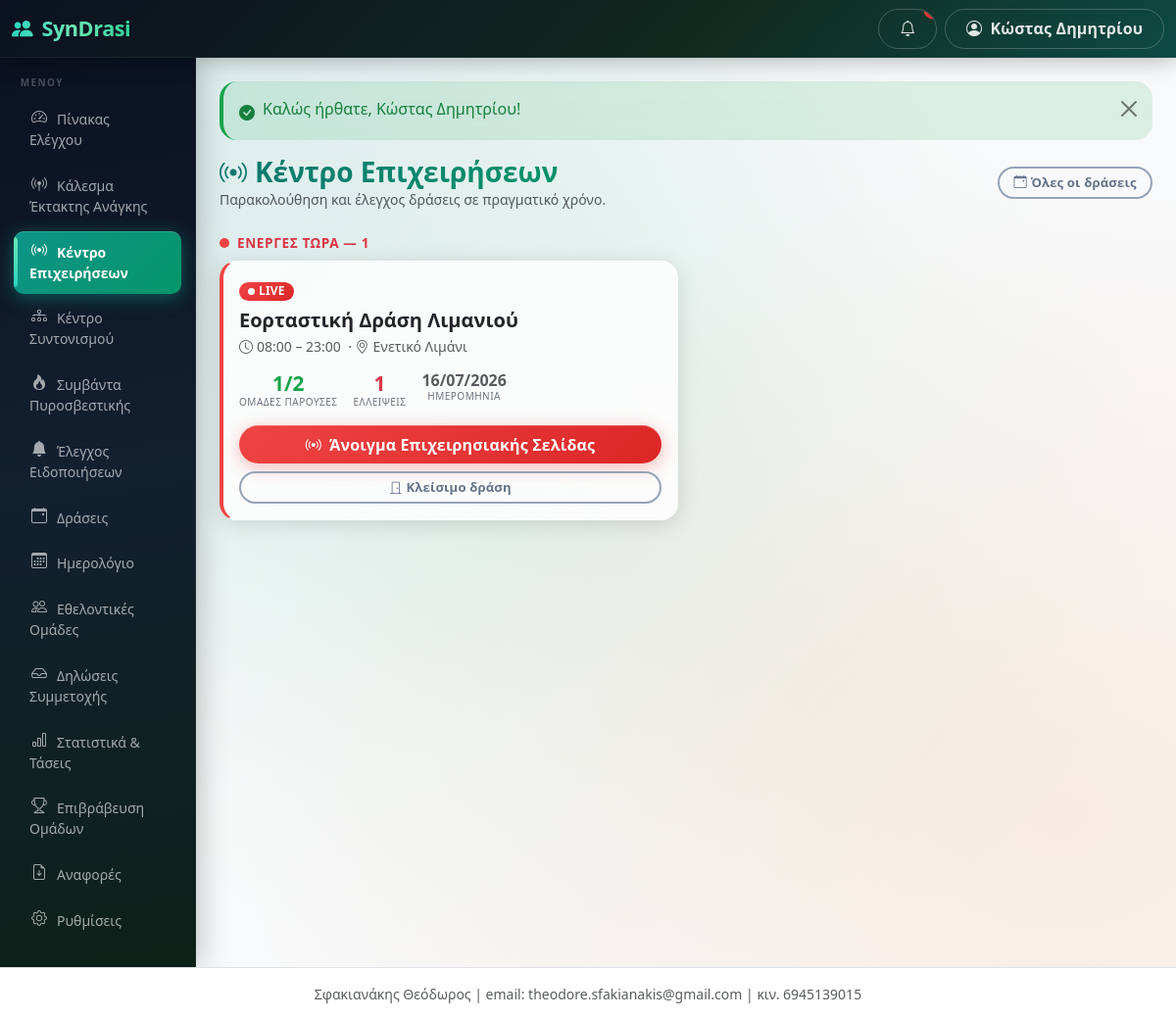
Page /public/operations (signed in) on the committed database.
### tables this page shows
CREATE TABLE users (
  id INT AUTO_INCREMENT PRIMARY KEY,
  municipality_id INT NULL,
  team_id INT NULL,
  name VARCHAR(255) NOT NULL,
  email VARCHAR(255) NOT NULL UNIQUE,
  phone VARCHAR(50) NULL,
  password_hash VARCHAR(255) NOT NULL,
  role ENUM('super_admin','municipality_admin','team_admin','event_operator') NOT NULL,
  status ENUM('active','inactive') NOT NULL DEFAULT 'active',
  language_code VARCHAR(10) NULL,
  last_login_at DATETIME NULL,
  created_at DATETIME NOT NULL DEFAULT CURRENT_TIMESTAMP,
  updated_at DATETIME NULL ON UPDATE CURRENT_TIMESTAMP,
  INDEX idx_users_municipality_id (municipality_id),
  INDEX idx_users_team_id (team_id),
  FOREIGN KEY (language_code) REFERENCES languages(code)
);

CREATE TABLE municipalities (
  id INT AUTO_INCREMENT PRIMARY KEY,
  name VARCHAR(255) NOT NULL,
  authority_type ENUM('municipality','civil_protection','fire_service','coast_guard') NOT NULL DEFAULT 'municipality',
  official_name VARCHAR(255) NULL,
  short_name VARCHAR(80) NULL,
  city VARCHAR(255) NULL,
  address VARCHAR(255) NULL,
  email VARCHAR(255) NULL,
  phone VARCHAR(50) NULL,
  status ENUM('active','inactive') NOT NULL DEFAULT 'active',
  created_at DATETIME NOT NULL DEFAULT CURRENT_TIMESTAMP,
  updated_at DATETIME NULL ON UPDATE CURRENT_TIMESTAMP
);

CREATE TABLE events (
  id INT AUTO_INCREMENT PRIMARY KEY,
  municipality_id INT NOT NULL,
  category_id INT NULL,
  title VARCHAR(255) NOT NULL,
  description TEXT NULL,
  location_name VARCHAR(255) NULL,
  address VARCHAR(255) NULL,
  latitude DECIMAL(10,7) NULL,
  longitude DECIMAL(10,7) NULL,
  start_datetime DATETIME NOT NULL,
  end_datetime DATETIME NOT NULL,
  requested_people INT NOT NULL DEFAULT 0,
  requested_vehicle TINYINT(1) NOT NULL DEFAULT 0,
  requested_medical_equipment TINYINT(1) NOT NULL DEFAULT 0,
  requested_items_json TEXT NULL,
  instructions TEXT NULL,
  status ENUM('draft','open','review','confirmed','active','closed','completed','cancelled') NOT NULL DEFAULT 'draft',
  public_token VARCHAR(64) NULL UNIQUE,
  published_at DATETIME NULL,
  created_by INT NOT NULL,
  created_at DATETIME NOT NULL DEFAULT CURRENT_TIMESTAMP,
  updated_at DATETIME NULL ON UPDATE CURRENT_TIMESTAMP,
  last_activity_at DATETIME NULL COMMENT 'bumped by live-ops writes; poll change detection (migration 040)',
  reconciliation_notes TEXT NULL,
  story_token VARCHAR(64) NULL COMMENT 'no-login public Story link',
  story_published_at DATETIME NULL,
  INDEX idx_events_municipality_id (municipality_id),
  INDEX idx_events_status (status),
  INDEX idx_events_start_datetime (start_datetime),
  INDEX idx_events_story_token (story_token),
  INDEX idx_events_muni_status_start (municipality_id, status, start_datetime)
);

### views/operations/index.php (the view, shortened to what the rows shown need)
<?php
$hasLive         = !empty($live);
$terms = authority_context(current_municipality_id());
$eventSingular = $terms['event_singular'] ?? 'Δράση';
$eventSingularLc = mb_strtolower($eventSingular, 'UTF-8');
$eventPluralLc = $terms['event_plural_lc'] ?? 'δράσεις';
?>
<div class="d-flex flex-wrap justify-content-between align-items-center mb-4 gap-2">
  <div>
    <h1 class="h3 mb-0"><i class="bi bi-broadcast me-2"></i><?= e(t('operations/index.001', 'Κέντρο Επιχειρήσεων')) ?></h1>
    <p class="text-muted small mb-0"><?= e(t('operations/index.025', 'Παρακολούθηση και έλεγχος')) ?> <?= e($eventPluralLc) ?> <?= e(t('operations/index.026', 'σε πραγματικό χρόνο.')) ?></p>
  </div>
  <a href="<?= e(url('/events')) ?>" class="btn btn-outline-secondary btn-sm">
    <i class="bi bi-calendar-event me-1"></i><?= e(t('operations/index.003', 'Όλες οι')) ?> <?= e($eventPluralLc) ?>
  </a>
</div>
<?php if ($hasLive): ?>
<div class="mb-2 d-flex align-items-center gap-2">
  <span class="live-dot"></span>
  <span class="fw-bold text-danger" style="font-size:.85rem;letter-spacing:.6px;text-transform:uppercase">
    <?= e(t('operations/index.011', 'Ενεργές τώρα —')) ?> <?= count($live) ?>
  </span>
</div>
<div class="row g-3 mb-4">
  <?php foreach ($live as $ev): ?>
  <?php
    $isManual = ($ev['status'] === 'active');
    $isPastEnd = strtotime($ev['end_datetime']) < time();
  ?>
  <div class="col-lg-6">
    <div class="card command-card h-100">
      <div class="card-body">
        <div class="d-flex justify-content-between align-items-start gap-2 mb-3">
          <div>
            <?php if ($isManual && strtotime($ev['start_datetime']) > time()): ?>
              <span class="badge text-bg-warning mb-1">
                <i class="bi bi-skip-start-fill me-1"></i><?= e(t('operations/index.012', 'Πρόωρη Έναρξη')) ?>
              </span>
            <?php else: ?>
              <span class="badge text-bg-danger mb-1">
                <span class="live-dot-sm"></span>LIVE
              </span>
            <?php endif; ?>
            <h5 class="fw-bold mb-0 mt-1"><?= e($ev['title']) ?></h5>
            <div class="text-muted small mt-1">
              <i class="bi bi-clock me-1"></i><?= e(gr_time($ev['start_datetime'])) ?> – <?= e(gr_time($ev['end_datetime'])) ?>
              <?php if ($ev['location_name']): ?>
                &nbsp;·&nbsp;<i class="bi bi-geo-alt me-1"></i><?= e($ev['location_name']) ?>
              <?php endif; ?>
            </div>
          </div>
        </div>
        <div class="d-flex gap-3 mb-3 flex-wrap">
          <div class="cmd-stat">
            <div class="cmd-stat-val text-success"><?= (int)$ev['teams_present'] ?>/<?= (int)$ev['teams_approved'] ?></div>
            <div class="cmd-stat-lbl"><?= e(t('operations/index.014', 'Ομάδες παρούσες')) ?></div>
          </div>
          <?php if ((int)$ev['open_shortages'] > 0): ?>
          <div class="cmd-stat">
            <div class="cmd-stat-val text-danger"><?= (int)$ev['open_shortages'] ?></div>
            <div class="cmd-stat-lbl"><?= e(t('operations/index.015', 'Ελλείψεις')) ?></div>
          </div>
          <?php endif; ?>
          <div class="cmd-stat">
            <div class="cmd-stat-val text-muted" style="font-size:1rem"><?= e(gr_date($ev['start_datetime'])) ?></div>
            <div class="cmd-stat-lbl"><?= e(t('operations/index.016', 'Ημερομηνία')) ?></div>
          </div>
        </div>
        <a href="<?= e(url('/operations/events/' . $ev['id'])) ?>"
           class="btn btn-danger w-100 fw-bold mb-2">
          <i class="bi bi-broadcast me-2"></i><?= e(t('operations/index.017', 'Άνοιγμα Επιχειρησιακής Σελίδας')) ?>
        </a>
        <form method="post" action="<?= e(url('/events/' . $ev['id'] . '/close')) ?>"
              onsubmit="return confirm(<?= e(json_encode('Κλείσιμο ' . $eventSingularLc . ' τώρα;', JSON_UNESCAPED_UNICODE)) ?>)">
          <button class="btn btn-outline-secondary btn-sm w-100">
            <i class="bi bi-door-closed me-1"></i><?= e(t('operations/index.018', 'Κλείσιμο')) ?> <?= e($eventSingularLc) ?>
          </button>
        </form>
      </div>
    </div>
  </div>
  <?php endforeach; ?>
</div>
<?php endif; ?>

### app/Helpers/Router.php (shortened to what the rows shown need)
<?php
class Router
{
    private $routes = [];
    public function get($pattern, $handler, array $options = [])
    {
        $this->routes[] = ['GET', $pattern, $handler, $options];
    }
    public function post($pattern, $handler, array $options = [])
    {
        $this->routes[] = ['POST', $pattern, $handler, $options];
    }
    public function dispatch($method, $uri)
    {
        $path = parse_url($uri, PHP_URL_PATH);
        $base = base_uri();
        if ($base !== '' && strpos($path, $base) === 0) {
            $path = substr($path, strlen($base));
        } else {
            $parent = preg_replace('#/public$#', '', $base);
            if ($parent !== $base && $parent !== '' && strpos($path, $parent) === 0) {
                $path = substr($path, strlen($parent));
            }
        }
        $path = '/' . trim($path, '/');
        foreach ($this->routes as $route) {
            list($m, $pattern, $handler, $options) = $route;
            if ($m !== $method) {
                continue;
            }
            $regex = '#^' . preg_replace_callback(
                '/\{([a-zA-Z_]+)\}/',
                function ($m) {
                    return $m[1] === 'token' ? '([A-Za-z0-9]+)' : '(\d+)';
                },
                $pattern
            ) . '$#';
            if (preg_match($regex, $path, $matches)) {
                array_shift($matches);
                $this->enforceAccess($options);
                list($class, $action) = explode('@', $handler);
                $controller = new $class();
                return call_user_func_array([$controller, $action], $matches);
            }
        }
    }
    private function enforceAccess(array $options)
    {
        if (!empty($options['roles'])) {
            requireRole($options['roles']);
            return;
        }
    }
}

### views/layouts/header.php (shortened to what the rows shown need)
<?php $unreadCount = is_logged_in() ? Notification::unreadCount($_SESSION['user_id']) : 0; ?>
<!DOCTYPE html>
<html lang="el">
<head>
<link href="https://cdn.jsdelivr.net/npm/bootstrap@5.3.3/dist/css/bootstrap.min.css" rel="stylesheet">
<link href="https://cdn.jsdelivr.net/npm/bootstrap-icons@1.11.3/font/bootstrap-icons.min.css" rel="stylesheet">
<link href="<?= e(url('/assets/css/app.css')) ?>" rel="stylesheet">
</head>
<body class="bg-light">
<nav class="navbar navbar-dark syndrasi-topbar sticky-top">
  <div class="container-fluid">
    <div class="d-flex align-items-center">
      <button class="btn btn-outline-light d-lg-none me-2" type="button" data-bs-toggle="offcanvas" data-bs-target="#sidebarMenu" aria-label="<?= e(t('layouts/header.006', 'Μενού')) ?>">
      </button>
      <a class="navbar-brand fw-bold" href="<?= e(url('/')) ?>">
        <i class="bi bi-people-fill me-1"></i> SynDrasi
      </a>
    </div>
    <div class="d-flex align-items-center gap-2">
      <a href="<?= e(url('/notifications')) ?>" class="btn btn-outline-light position-relative" title="<?= e(t('layouts/header.008', 'Ειδοποιήσεις')) ?>" id="navNotifBell">
        <i class="bi bi-bell"></i>
        <span class="position-absolute top-0 start-100 translate-middle badge rounded-pill bg-danger"
              id="navNotifBadge" <?= $unreadCount > 0 ? '' : 'style="display:none"' ?>><?= (int) $unreadCount ?></span>
      </a>
      <div class="dropdown">
        <button class="btn btn-outline-light dropdown-toggle" data-bs-toggle="dropdown">
          <i class="bi bi-person-circle me-1"></i>
          <span class="d-none d-md-inline"><?= e(current_user() ? current_user()['name'] : '') ?></span>
        </button>
      </div>
    </div>
  </div>
</nav>
<div class="container-fluid">
  <div class="row">
    <?php include BASE_PATH . '/views/layouts/sidebar.php'; ?>
    <main class="col-lg-10 ms-sm-auto px-3 px-md-4 py-4">
      <?php include BASE_PATH . '/views/layouts/flash.php'; ?>

### views/layouts/sidebar.php (shortened to what the rows shown need)
<?php
$role = current_role();
$currentPath = parse_url($_SERVER['REQUEST_URI'], PHP_URL_PATH);
$midForTerms = function_exists('current_municipality_id') ? current_municipality_id() : null;
$authorityTerms = $midForTerms ? authority_context($midForTerms) : authority_defaults('municipality');
$authorityTypeForMenu = $authorityTerms['authority_type'] ?? 'municipality';
$eventMenuLabel = t('authority/' . $authorityTypeForMenu . '.event_plural', $authorityTerms['event_plural'] ?? 'Δράσεις');
$teamMenuLabel = t('authority/' . $authorityTypeForMenu . '.team_plural', $authorityTerms['team_plural'] ?? 'Εθελοντικές Ομάδες');
$menus = [];
if ($role === 'municipality_admin') {
    $menus = [
        ['/dashboard',    'bi-speedometer2',              t('layouts/sidebar.003', 'Πίνακας Ελέγχου')],
        ['/mobilizations', 'bi-broadcast-pin',            t('layouts/sidebar.004', 'Κάλεσμα Έκτακτης Ανάγκης')],
        ['/operations',   'bi-broadcast',                 t('layouts/sidebar.005', 'Κέντρο Επιχειρήσεων')],
        ['/operations/war-room', 'bi-diagram-3',          t('layouts/sidebar.006', 'Κέντρο Συντονισμού')],
        ['/fire-service', 'bi-fire',                       t('layouts/sidebar.007', 'Συμβάντα Πυροσβεστικής')],
        ['/notification-center', 'bi-bell-fill',           t('layouts/sidebar.008', 'Έλεγχος Ειδοποιήσεων')],
        ['/events',       'bi-calendar-event',            $eventMenuLabel],
        ['/events/calendar', 'bi-calendar3',              t('layouts/sidebar.009', 'Ημερολόγιο')],
        ['/teams',        'bi-people',                    $teamMenuLabel],
        ['/applications', 'bi-inbox',                     t('layouts/sidebar.010', 'Δηλώσεις Συμμετοχής')],
        ['/statistics',   'bi-bar-chart',                 t('layouts/sidebar.011', 'Στατιστικά & Τάσεις')],
        ['/awards',       'bi-trophy',                    t('layouts/sidebar.012', 'Επιβράβευση Ομάδων')],
        ['/reports',      'bi-file-earmark-arrow-down',   t('layouts/sidebar.013', 'Αναφορές')],
        ['/settings',     'bi-gear',                      t('layouts/sidebar.014', 'Ρυθμίσεις')],
    ];
}
$base = base_uri();
function sidebar_active($path, $currentPath, $base)
{
    $full = $base . $path;
    if (in_array($path, ['/dashboard','/team/dashboard','/admin/dashboard','/events/calendar'], true)) {
        return $currentPath === $full;
    }
    return strpos($currentPath, $full) === 0;
}
?>
<div class="offcanvas-lg offcanvas-start col-lg-2 d-lg-block sidebar p-0" tabindex="-1" id="sidebarMenu">
  <?php
  if (in_array($role, ['municipality_admin', 'event_operator'], true)) {
      $mid = current_municipality_id();
      if ($mid && class_exists('MunicipalitySetting')) {
          $sidebarLogoUrl = MunicipalitySetting::get($mid, 'branding_logo', '');
      }
  }
  ?>
  <div class="sidebar-label"><?= e(t('layouts/sidebar.001', 'Μενού')) ?></div>
  <ul class="nav flex-column mb-auto px-1 pb-4">
    <?php foreach ($menus as $m): ?>
    <li class="nav-item">
      <a href="<?= e(url($m[0])) ?>"
         class="nav-link sidebar-link<?= sidebar_active($m[0], $currentPath, $base) ? ' active' : '' ?>">
        <i class="bi <?= e($m[1]) ?> me-2"></i><?= e($m[2]) ?>
      </a>
    </li>
    <?php endforeach; ?>
  </ul>
</div>

### rows in the picture
users: name "Κώστας Δημητρίου", language_code "ΜΕΝΟΎ", language_code "Κέντρο Επιχειρήσεων", language_code "Παρακολούθηση και έλεγχος", language_code "σε πραγματικό χρόνο.", language_code "Όλες οι", language_code "ΕΝΕΡΓΈΣ ΤΏΡΑ —", language_code "ΟΜΆΔΕΣ ΠΑΡΟΎΣΕΣ", language_code "ΕΛΛΕΊΨΕΙΣ", language_code "ΗΜΕΡΟΜΗΝΊΑ", language_code "Άνοιγμα Επιχειρησιακής Σελίδας", language_code "Κλείσιμο"
municipalities: eventPluralLc "δράσεις"
events: status "active" (drawn), title "Εορταστική Δράση Λιμανιού", start_datetime "08:00", end_datetime "23:00", location_name "Ενετικό Λιμάνι", teams_present "1", teams_approved "2", open_shortages "1", start_datetime "16/07/2026", municipality.name "δράση"

### other values in the picture
$m[2] "Πίνακας Ελέγχου"
$m[2] "Κάλεσμα Έκτακτης Ανάγκης"
$m[2] "Κέντρο Επιχειρήσεων"
$m[2] "Κέντρο Συντονισμού"
$m[2] "Συμβάντα Πυροσβεστικής"
$m[2] "Έλεγχος Ειδοποιήσεων"
$m[2] "Δράσεις"
$m[2] "Ημερολόγιο"
$m[2] "Εθελοντικές Ομάδες"
$m[2] "Δηλώσεις Συμμετοχής"
$m[2] "Στατιστικά & Τάσεις"
$m[2] "Επιβράβευση Ομάδων"
$m[2] "Αναφορές"
$m[2] "Ρυθμίσεις"
$f['message'] "Καλώς ήρθατε, Κώστας Δημητρίου!"
